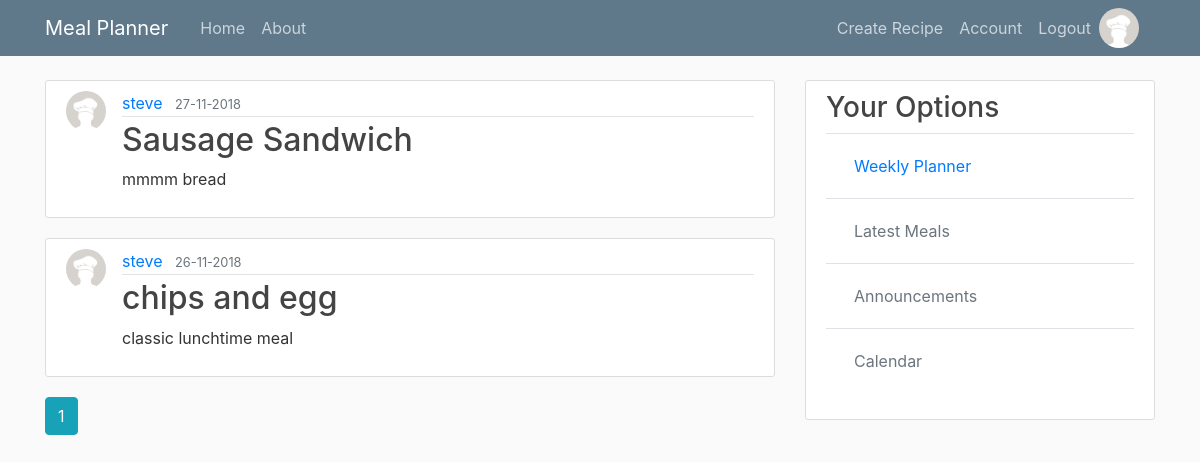
Screenshot of /home (signed in) with the database file from the repository.
### mymeal/models.py (models this page shows, shortened)
class User(db.Model, UserMixin):
    id = db.Column(db.Integer, primary_key=True)
    username = db.Column(db.String(20), unique=True, nullable=False)
    email = db.Column(db.String(120), unique=True, nullable=False)
    image_file = db.Column(db.String(20), nullable=False, default='default.png')
    password = db.Column(db.String(60), nullable=False)
    recipes = db.relationship('Recipe', backref='author', lazy=True)
    weekly_meal_plan = db.relationship('Mealplan', backref='creator', lazy=True)
    meal_plan_count = db.Column(db.Integer, default='0', nullable=False)

class Recipe(db.Model):
    id = db.Column(db.Integer, primary_key=True)
    title = db.Column(db.String(100), nullable=False)
    date_posted = db.Column(db.DateTime, nullable=False, default=datetime.utcnow)
    description = db.Column(db.Text, nullable=False)
    serves = db.Column(db.Integer, nullable=False, default='01')
    recipe_type = db.Column(db.String(15), nullable=False)
    ingredients = db.relationship('Ingredient', backref='meal', lazy=True)
    user_id = db.Column(db.Integer, db.ForeignKey('user.id'), nullable=False)
    recipe_book = db.Column(db.String(100))
    recipe_book_page = db.Column(db.Integer, default='01')

### mymeal/main/routes.py (the view)
@main.route('/')
@main.route('/home')
def home():
    page = request.args.get('page', 1, type=int)
    recipes = Recipe.query.order_by(Recipe.date_posted.desc()).paginate(page=page, per_page=5)
    return render_template('home.html', title='Home', recipes=recipes)

### mymeal/models.py (called while the page is built)
@login_manager.user_loader
def load_user(user_id):
    return User.query.get(int(user_id))

### mymeal/templates/home.html
{% extends 'layout.html' %}
{% block content %}
    {% for recipe in recipes.items %}
        <article class="media content-section">
            <img class="rounded-circle article-img" src="{{ url_for('static', filename='profile_pics/' + recipe.author.image_file) }}">
          <div class="media-body">
            <div class="article-metadata">
              <a class="mr-2" href="{{ url_for('users.user_recipes', username=recipe.author.username) }}">{{ recipe.author.username }}</a>
              <small class="text-muted">{{ recipe.date_posted.strftime('%d-%m-%Y') }}</small>
            </div>
            <h2><a class="article-title" href="{{ url_for('recipes.recipe', recipe_id=recipe.id) }}">{{ recipe.title }}</a></h2>
            <p class="article-content">{{ recipe.description }}</p>
          </div>
        </article>
    {% endfor %}
    {% for page_num in recipes.iter_pages(left_edge=1, right_edge=1, left_current=1, right_current=2) %}
        {% if page_num %}
            {% if recipes.page == page_num %}
                <a class="btn btn-info mb-4" href="{{ url_for('main.home', page=page_num) }}">{{ page_num }}</a>
            {% else %}
                <a class="btn btn-outline-info mb-4" href="{{ url_for('main.home', page=page_num) }}">{{ page_num }}</a>
            {% endif %}
        {% else %}
            ...
        {% endif %}
    {% endfor %}
{% endblock %}

### mymeal/templates/layout.html (shortened to what this page needs)
<!DOCTYPE html>
<html>
<head>
    <link rel="stylesheet" href="https://stackpath.bootstrapcdn.com/bootstrap/4.1.3/css/bootstrap.min.css">
    <link rel="stylesheet" type="text/css" href="{{ url_for('static', filename='main.css') }}">
</head>
<body>
    <header class="site-header">
      <nav class="navbar navbar-expand-md navbar-dark bg-steel fixed-top">
        <div class="container">
          <a class="navbar-brand mr-4" href="/">Meal Planner</a>
          <div class="collapse navbar-collapse" id="navbarToggle">
            <div class="navbar-nav mr-auto">
              <a class="nav-item nav-link" href="{{ url_for('main.home') }}">Home</a>
              <a class="nav-item nav-link" href="{{ url_for('main.about') }}">About</a>
            </div>
            <div class="navbar-nav">
                {% if current_user.is_authenticated %}
                    <a class="nav-item nav-link" href="{{ url_for('recipes.new_recipe') }}">Create Recipe</a>
                    <a class="nav-item nav-link" href="{{ url_for('users.account') }}">Account</a>
                    <a class="nav-item nav-link" href="{{ url_for('users.logout') }}">Logout</a>
                    <img class="rounded-circle  article-img" src="{{ url_for('static', filename='profile_pics/' + current_user.image_file) }}">
                {% else %}
                  <a class="nav-item nav-link" href="{{ url_for('users.login') }}">Login</a>
                  <a class="nav-item nav-link" href="{{ url_for('users.register') }}">Register</a>
                {% endif %}
            </div>
          </div>
        </div>
      </nav>
    </header>
    <main role="main" class="container">
      <div class="row">
        <div class="col-md-8">
            {% block content %}{% endblock %}
        </div>
        <div class="col-md-4">
            <div class="content-section">
            <h3>Your Options</h3>
                <table class="table table-hover">
                  <tbody>
                    <tr>
                      <td>
                          <a class="nav-item nav-link" href="{{ url_for('weekly.new_week') }}">Weekly Planner</a>
                      </td>
                    </tr>
                    <tr>
                      <td>
                          <a class="nav-item nav-link disabled" href="#">Latest Meals</a>
                      </td>
                    </tr>
                    <tr>
                      <td>
                          <a class="nav-item nav-link disabled" href="#">Announcements</a>
                      </td>
                    </tr>
                    <tr>
                      <td>
                          <a class="nav-item nav-link disabled" href="#">Calendar</a>
                      </td>
                    </tr>
                  </tbody>
                </table>
          </div>
        </div>
      </div>
    </main>
</body>
</html>

### mymeal/static/main.css (style rules this page uses)
body { background: #fafafa; color: #333333; margin-top: 5rem; }
h1, h2, h3, h4, h5, h6 { color: #444444; }
.bg-steel { background-color: #5f788a; }
.site-header .navbar-nav .nav-link { color: #cbd5db; }
.content-section { background: #ffffff; padding: 10px 20px; border: 1px solid #dddddd; border-radius: 3px; margin-bottom: 20px; }
.article-title { color: #444444; }
.article-content { white-space: pre-line; }
.article-img { height: 40px; width: 40px; margin-right: 16px; }
.article-metadata { padding-bottom: 1px; margin-bottom: 4px; border-bottom: 1px solid #e3e3e3 }

### rows the page displays
User: image_file (placeholder picture)
Recipe: image_file (placeholder picture), author.username "steve", date_posted "27-11-2018", title "Sausage Sandwich", description "mmmm bread"
Recipe: image_file (placeholder picture), author.username "steve", date_posted "26-11-2018", title "chips and egg", description "classic lunchtime meal"

### other values shown
{{ page_num }} "1"
